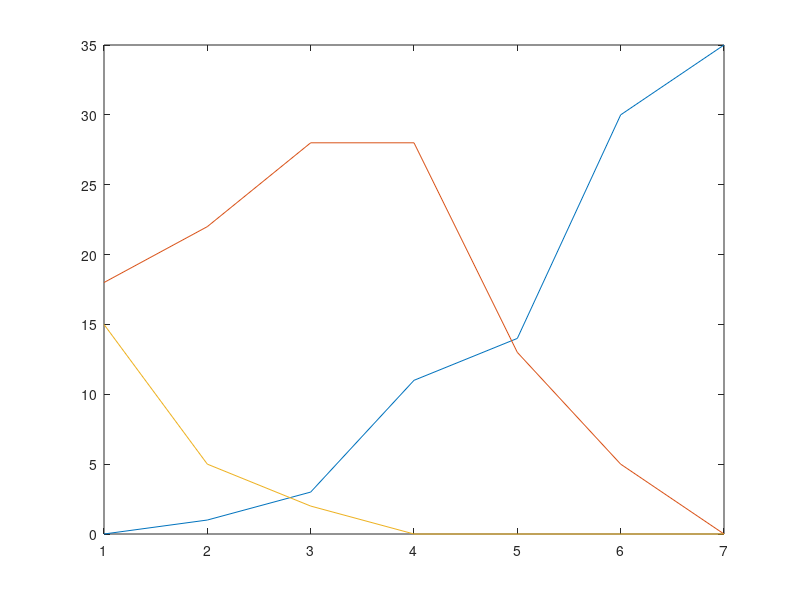

The MATLAB script that drew this image:
c = [0, 1, 3, 11, 14, 30, 35];
a = [18, 22, 28, 28, 13, 5, 0];
b = [15, 5, 2, 0, 0, 0, 0];

figure;
plot(c);hold on;
plot(a); hold on;
plot(b); hold off;